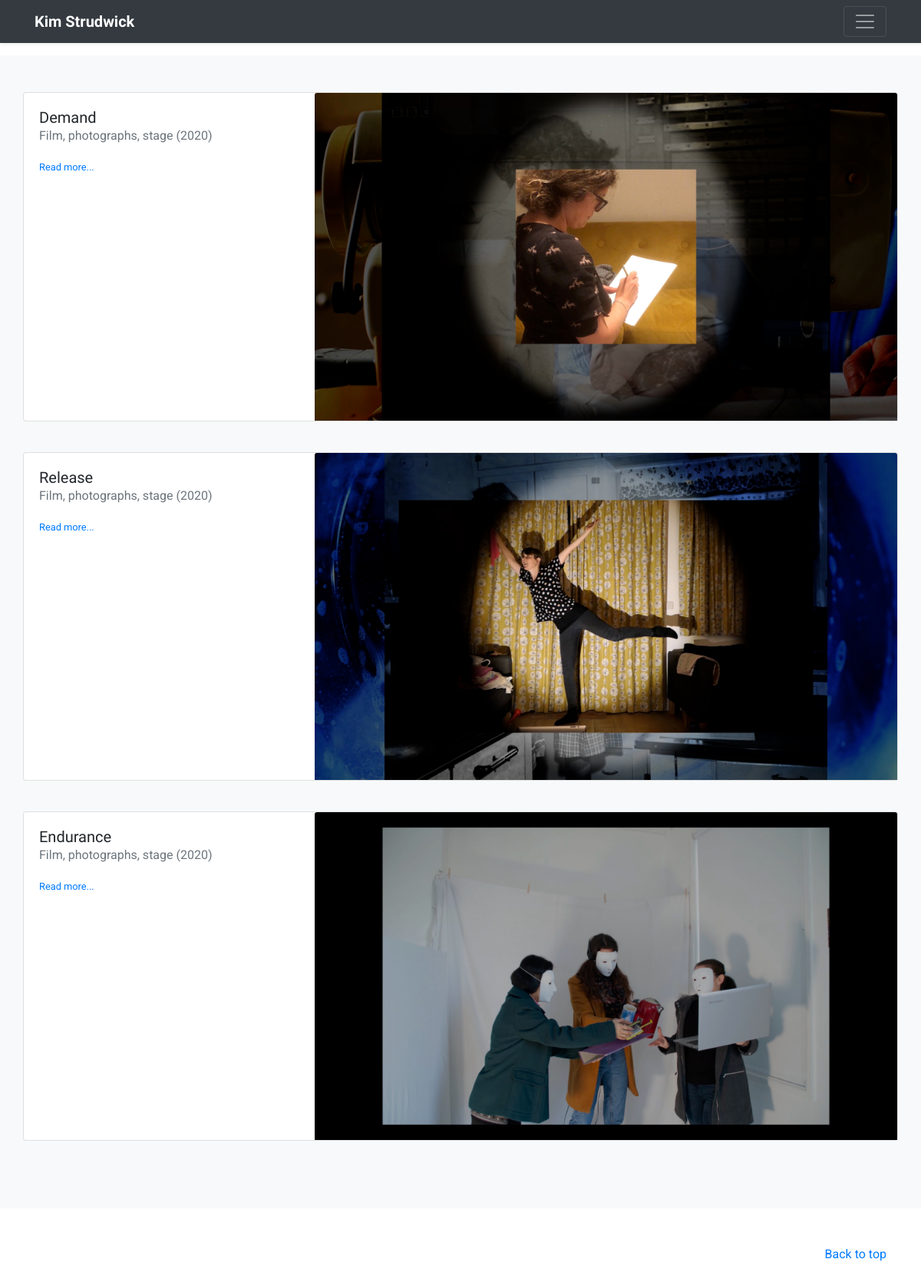
Before: / with the older database file.
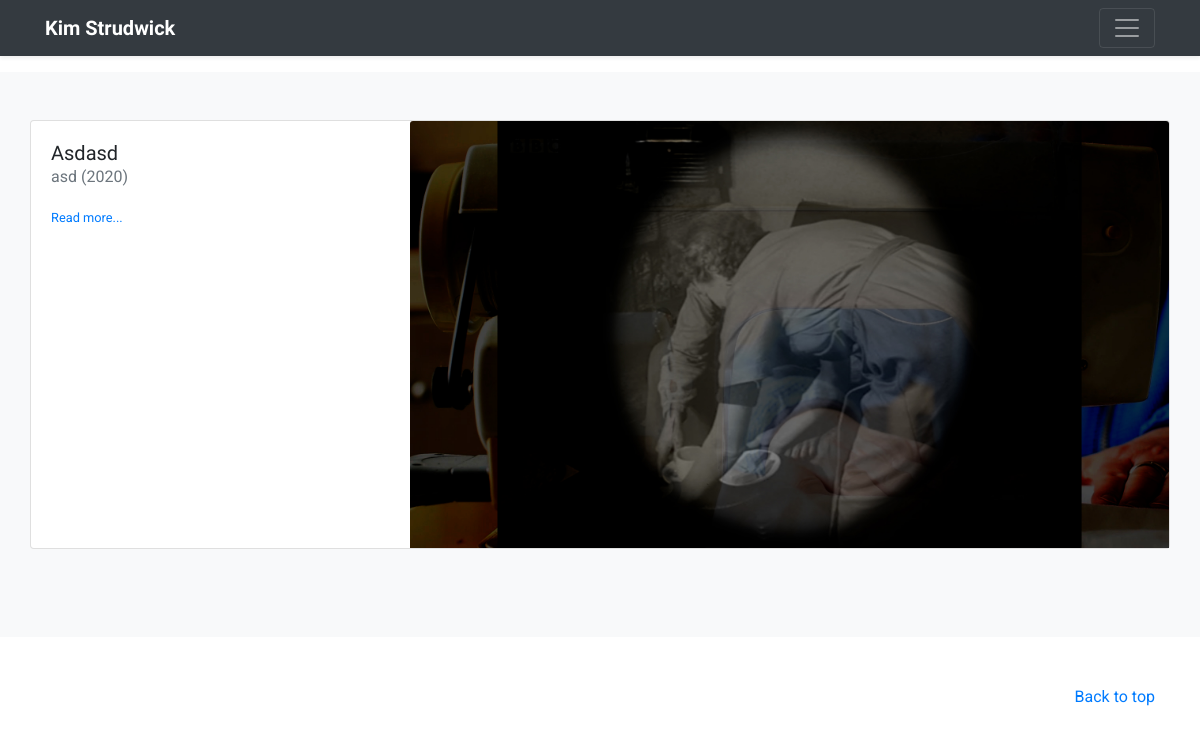
After: the same page with the newer database file.
### frontend/models.py (models this page shows, shortened)
class Project(models.Model):
    title = models.CharField(max_length=60)
    medium = models.CharField(max_length=60)
    date = models.DateField()
    description = MarkdownxField()
    def get_absolute_url(self):
        return reverse("project", args=[self.pk])

class ProjectImage(models.Model):
    title = models.CharField(max_length=30)
    description = MarkdownxField(blank=True)
    project = models.ForeignKey(
        Project, related_name="images", on_delete=models.PROTECT
    )
    upload = models.ImageField(upload_to="project_images")

### frontend/views.py (the view)
# urls.py: path("", views.projects, name="index"),
def projects(request):
    projects = Project.objects.all()
    homepage_text = Snippet.objects.get(pk="homepage").text
    return render(
        request,
        "projects.html",
        {
            "projects": projects,
            "homepage_text": homepage_text,
            "about_text": _get_about_text(),
        },
    )

### frontend/templatetags/project_extras.py (called while the page is built)
@register.filter
def show_markdown(text):
    return markdownify(text)

### frontend/views.py (called while the page is built)
def _get_about_text():
    return Snippet.objects.get(pk="about").text

### frontend/templates/projects.html (shortened to what this page needs)
{% extends "base.html" %}
{% load project_extras %}
{% block content %}
{% for project in projects %}
<div class="card mb-3">
    <div class="row no-gutters">
        <div class="col-md-4">
            <div class="card-body">
                <h5 class="card-title">{{ project.title}}</h5>
                <p class="card-text text-muted medium-description">{{ project.medium}} ({{project.date|date:"Y"}})
                </p>
                <p class="card-text"><small class="text-muted"><a href="{{ project.get_absolute_url }}"
                            class="stretched-link">Read more...</a></small>
                </p>
            </div>
        </div>
        <div class="col-md-8"><a href="{{ project.get_absolute_url }}" class="stretched-link">
                <img src="{{ project.images.first.upload.url }}" class="card-img-top"
                    alt="{{ project.images.first.title }}"></a>
        </div>
    </div>
</div>
<br>
{% endfor %}
{% endblock %}

Changed rows visible on the page:
removed Project: title "Release", medium "Film, photographs, stage", date "2020", images.first.upload (picture)
removed Project: title "Endurance", medium "Film, photographs, stage", date "2020", images.first.upload (picture)
changed Project: title "Demand" → "Asdasd"; medium "Film, photographs, stage" → "asd"; images.first.upload: a different picture
